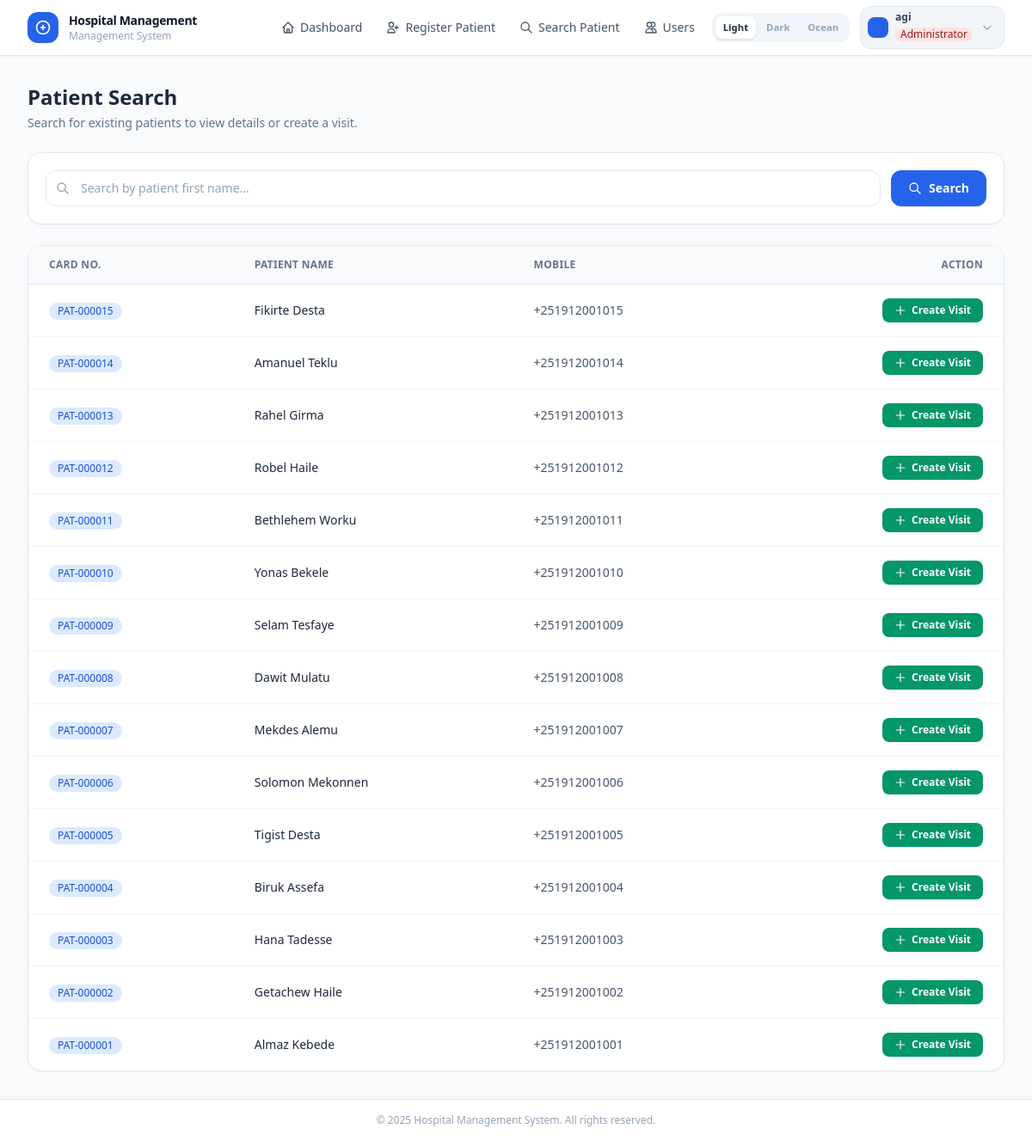
The page /patient-search/ (signed in) on the database its author committed.
### core/models.py (models this page shows, shortened)
class Patient(models.Model):
    class Sex(models.TextChoices):
        MALE = 'Male', 'Male'
        FEMALE = 'Female', 'Female'
        OTHER = 'Other', 'Other'
    card_number = models.CharField(max_length=20, unique=True, blank=True)
    first_name = models.CharField(max_length=50)
    middle_name = models.CharField(max_length=50, blank=True)
    last_name = models.CharField(max_length=50)
    sex = models.CharField(max_length=10, choices=Sex.choices)
    date_of_birth = models.DateField(null=True, blank=True)
    mobile = models.CharField(max_length=20)
    emergency_contact = models.CharField(max_length=20, blank=True)
    nationality = models.CharField(max_length=50, blank=True)
    region = models.CharField(max_length=50, blank=True)
    city = models.CharField(max_length=50, blank=True)
    subcity = models.CharField(max_length=50, blank=True)
    wereda = models.CharField(max_length=50, blank=True)
    house_no = models.CharField(max_length=20, blank=True)
    occupation = models.CharField(max_length=100, blank=True)
    education = models.CharField(max_length=100, blank=True)
    created_at = models.DateTimeField(auto_now_add=True)
    class Meta:
        ordering = ['-created_at']
        verbose_name = 'Patient'
        verbose_name_plural = 'Patients'
        indexes = [
            models.Index(fields=['last_name', 'first_name']),
            models.Index(fields=['card_number']),
        ]

### core/views.py (the view, shortened to what this page needs)
# urls.py: path('patient-search/', views.patient_search, name='patient_search'),
@hms_permission_required('core.view_patient')
def patient_search(request):
    query = request.GET.get('q', '').strip()
    patients = Patient.objects.all()
    paginator = Paginator(patients, 20)
    page_obj = paginator.get_page(request.GET.get('page'))
    return render(request, 'patient_search.html', {
        'patients': page_obj,
        'query': query,
        'total': patients.count(),
    })

### core/context_processors.py (called while the page is built)
def user_role(request):
    if not request.user.is_authenticated:
        return {'user_role_name': '', 'user_role_badge': '', 'user_role_desc': ''}
    group = request.user.groups.first()
    role_name = group.name if group else ('Administrator' if request.user.is_superuser else '')
    meta = ROLE_META.get(role_name, {'badge': 'bg-gray-100 text-gray-700', 'desc': ''})
    return {
        'user_role_name': role_name,
        'user_role_badge': meta['badge'],
        'user_role_desc': meta['desc'],
        'all_role_names': ROLE_NAMES,
    }

### core/templates/patient_search.html (shortened to what this page needs)
{% extends "base.html" %}
{% block content %}
<div class="mb-6">
    <h1 class="text-2xl font-bold text-slate-800 dark:text-slate-100">Patient Search</h1>
    <p class="text-slate-500 dark:text-slate-400 text-sm mt-1">Search for existing patients to view details or create a visit.</p>
</div>
<div class="bg-white dark:bg-slate-800 rounded-2xl border border-slate-200 dark:border-slate-700 shadow-sm p-5 mb-6">
    <form method="get" class="flex gap-3">
        <div class="relative flex-1">
            <input
                type="text"
                name="q"
                value="{{ query|default:'' }}"
                placeholder="Search by patient first name..."
                class="w-full pl-10 pr-4 py-2.5 text-sm bg-white dark:bg-slate-700 text-slate-800 dark:text-slate-100 placeholder-slate-400 dark:placeholder-slate-500 border border-slate-200 dark:border-slate-600 rounded-xl focus:outline-none focus:border-blue-400 dark:focus:border-blue-500 focus:ring-2 focus:ring-blue-100 dark:focus:ring-blue-900/40 transition-all"
            >
        </div>
        <button type="submit"
                class="px-5 py-2.5 bg-blue-600 text-white text-sm font-semibold rounded-xl hover:bg-blue-700 transition-colors shadow-sm flex items-center gap-2 whitespace-nowrap">
            <svg class="w-4 h-4" fill="none" stroke="currentColor" viewBox="0 0 24 24">
                <path stroke-linecap="round" stroke-linejoin="round" stroke-width="2"
                      d="M21 21l-6-6m2-5a7 7 0 11-14 0 7 7 0 0114 0z"/>
            </svg>
            Search
        </button>
    </form>
</div>
<div class="bg-white dark:bg-slate-800 rounded-2xl border border-slate-200 dark:border-slate-700 shadow-sm overflow-hidden">
    {% if patients %}
    <table class="w-full text-sm">
        <thead>
            <tr class="bg-slate-50 dark:bg-slate-700/50 border-b border-slate-200 dark:border-slate-700">
                <th class="text-left px-6 py-3.5 text-xs font-semibold text-slate-500 dark:text-slate-400 uppercase tracking-wide">Card No.</th>
                <th class="text-left px-6 py-3.5 text-xs font-semibold text-slate-500 dark:text-slate-400 uppercase tracking-wide">Patient Name</th>
                <th class="text-left px-6 py-3.5 text-xs font-semibold text-slate-500 dark:text-slate-400 uppercase tracking-wide">Mobile</th>
                <th class="text-right px-6 py-3.5 text-xs font-semibold text-slate-500 dark:text-slate-400 uppercase tracking-wide">Action</th>
            </tr>
        </thead>
        <tbody class="divide-y divide-slate-100 dark:divide-slate-700">
            {% for patient in patients %}
            <tr class="hover:bg-slate-50 dark:hover:bg-slate-700/40 transition-colors">
                <td class="px-6 py-4">
                    <span class="inline-flex items-center px-2.5 py-0.5 rounded-full text-xs font-medium bg-blue-100 dark:bg-blue-900/50 text-blue-700 dark:text-blue-300">
                        {{ patient.card_number }}
                    </span>
                </td>
                <td class="px-6 py-4 font-medium text-slate-800 dark:text-slate-200">
                    {{ patient.first_name }} {{ patient.last_name }}
                </td>
                <td class="px-6 py-4 text-slate-600 dark:text-slate-400">{{ patient.mobile }}</td>
                <td class="px-6 py-4 text-right">
                    <a href="/create-visit/{{ patient.id }}/"
                       class="inline-flex items-center gap-1.5 px-3.5 py-1.5 text-xs font-semibold text-white bg-emerald-600 rounded-lg hover:bg-emerald-700 transition-colors">
                        <svg class="w-3.5 h-3.5" fill="none" stroke="currentColor" viewBox="0 0 24 24">
                            <path stroke-linecap="round" stroke-linejoin="round" stroke-width="2" d="M12 4v16m8-8H4"/>
                        </svg>
                        Create Visit
                    </a>
                </td>
            </tr>
            {% endfor %}
        </tbody>
    </table>
    {% endif %}
</div>
{% endblock %}

### core/templates/base.html (shortened to what this page needs)
<!DOCTYPE html>
<html lang="en">
<head>
    <script src="https://cdn.tailwindcss.com"></script>
</head>
<body class="bg-slate-50 dark:bg-slate-900 min-h-screen flex flex-col antialiased text-slate-800 dark:text-slate-100 transition-colors duration-200">
    <header class="hms-nav bg-white dark:bg-slate-900 border-b border-slate-200 dark:border-slate-700 shadow-sm sticky top-0 z-20 transition-colors duration-200">
        <div class="max-w-7xl mx-auto px-4 sm:px-6 lg:px-8">
            <div class="flex items-center justify-between h-16">
                <a href="/" class="flex items-center gap-3 group">
                    <div class="ocean-logo-wrap w-9 h-9 bg-blue-600 group-hover:bg-blue-700 rounded-xl flex items-center justify-center shadow-sm transition-colors">
                        <svg class="w-5 h-5 text-white" fill="none" stroke="currentColor" viewBox="0 0 24 24">
                            <path stroke-linecap="round" stroke-linejoin="round" stroke-width="2"
                                  d="M12 9v3m0 0v3m0-3h3m-3 0H9m12 0a9 9 0 11-18 0 9 9 0 0118 0z"/>
                        </svg>
                    </div>
                    <div class="leading-tight">
                        <div class="ocean-brand-title text-slate-900 dark:text-slate-100 font-bold text-sm tracking-tight">Hospital Management</div>
                        <div class="ocean-brand-sub text-slate-400 dark:text-slate-500 text-xs">Management System</div>
                    </div>
                </a>
                <div class="flex items-center gap-2">
                    <nav class="hidden md:flex items-center gap-1">
                        <a href="{% url 'dashboard' %}"
                           class="ocean-nav-link flex items-center gap-1.5 px-3 py-2 text-sm font-medium text-slate-600 dark:text-slate-400 hover:text-blue-600 dark:hover:text-blue-400 hover:bg-blue-50 dark:hover:bg-slate-800 rounded-lg transition-colors">
                            <svg class="w-4 h-4" fill="none" stroke="currentColor" viewBox="0 0 24 24">
                                <path stroke-linecap="round" stroke-linejoin="round" stroke-width="2"
                                      d="M3 12l2-2m0 0l7-7 7 7M5 10v10a1 1 0 001 1h3m10-11l2 2m-2-2v10a1 1 0 01-1 1h-3m-6 0a1 1 0 001-1v-4a1 1 0 011-1h2a1 1 0 011 1v4a1 1 0 001 1m-6 0h6"/>
                            </svg>
                            Dashboard
                        </a>
                        {% if perms.core.add_patient %}
                        <a href="{% url 'register_patient' %}"
                           class="ocean-nav-link flex items-center gap-1.5 px-3 py-2 text-sm font-medium text-slate-600 dark:text-slate-400 hover:text-blue-600 dark:hover:text-blue-400 hover:bg-blue-50 dark:hover:bg-slate-800 rounded-lg transition-colors">
                            <svg class="w-4 h-4" fill="none" stroke="currentColor" viewBox="0 0 24 24">
                                <path stroke-linecap="round" stroke-linejoin="round" stroke-width="2"
                                      d="M18 9v3m0 0v3m0-3h3m-3 0h-3m-2-5a4 4 0 11-8 0 4 4 0 018 0zM3 20a6 6 0 0112 0v1H3v-1z"/>
                            </svg>
                            Register Patient
                        </a>
                        {% endif %}
                        {% if perms.core.view_patient %}
                        <a href="{% url 'patient_search' %}"
                           class="ocean-nav-link flex items-center gap-1.5 px-3 py-2 text-sm font-medium text-slate-600 dark:text-slate-400 hover:text-blue-600 dark:hover:text-blue-400 hover:bg-blue-50 dark:hover:bg-slate-800 rounded-lg transition-colors">
                            <svg class="w-4 h-4" fill="none" stroke="currentColor" viewBox="0 0 24 24">
                                <path stroke-linecap="round" stroke-linejoin="round" stroke-width="2"
                                      d="M21 21l-6-6m2-5a7 7 0 11-14 0 7 7 0 0114 0z"/>
                            </svg>
                            Search Patient
                        </a>
                        {% endif %}
                        {% if perms.core.manage_users %}
                        <a href="{% url 'user_list' %}"
                           class="ocean-nav-link flex items-center gap-1.5 px-3 py-2 text-sm font-medium text-slate-600 dark:text-slate-400 hover:text-blue-600 dark:hover:text-blue-400 hover:bg-blue-50 dark:hover:bg-slate-800 rounded-lg transition-colors">
                            <svg class="w-4 h-4" fill="none" stroke="currentColor" viewBox="0 0 24 24">
                                <path stroke-linecap="round" stroke-linejoin="round" stroke-width="2"
                                      d="M12 4.354a4 4 0 110 5.292M15 21H3v-1a6 6 0 0112 0v1zm0 0h6v-1a6 6 0 00-9-5.197M13 7a4 4 0 11-8 0 4 4 0 018 0z"/>
                            </svg>
                            Users
                        </a>
                        {% endif %}
                    </nav>
                    <div id="theme-toggle" aria-label="Switch theme">
                        <button data-theme-btn="light"  onclick="setTheme('light')"  title="Light theme">Light</button>
                        <button data-theme-btn="dark"   onclick="setTheme('dark')"   title="Dark theme">Dark</button>
                        <button data-theme-btn="ocean"  onclick="setTheme('ocean')"  title="Ocean theme">Ocean</button>
                    </div>
                    {% if user.is_authenticated %}
                    <div class="relative ml-1" id="user-menu-wrap">
                        <button id="user-menu-btn" onclick="toggleUserMenu()"
                                class="flex items-center gap-2 pl-2 pr-3 py-1.5 rounded-xl bg-slate-100 dark:bg-slate-800 hover:bg-slate-200 dark:hover:bg-slate-700 transition-colors border border-slate-200 dark:border-slate-700">
                            <div class="w-6 h-6 bg-blue-600 rounded-lg flex items-center justify-center shrink-0">
                            </div>
                            <div class="hidden sm:block text-left">
                                <p class="text-xs font-semibold text-slate-700 dark:text-slate-300 leading-none">{{ user.get_full_name|default:user.username }}</p>
                                {% if user_role_name %}
                                <p class="text-xs {{ user_role_badge }} px-1.5 rounded-full mt-0.5 inline-block leading-snug">{{ user_role_name }}</p>
                                {% endif %}
                            </div>
                            <svg class="w-3.5 h-3.5 text-slate-400 ml-0.5" fill="none" stroke="currentColor" viewBox="0 0 24 24">
                                <path stroke-linecap="round" stroke-linejoin="round" stroke-width="2" d="M19 9l-7 7-7-7"/>
                            </svg>
                        </button>
                    </div>
                    {% else %}
                    <a href="{% url 'login' %}"
                       class="px-4 py-2 rounded-xl bg-blue-600 hover:bg-blue-700 text-white text-sm font-semibold transition-colors">
                        Sign In
                    </a>
                    {% endif %}
                </div>
            </div>
        </div>
    </header>
    <main class="flex-1 max-w-7xl w-full mx-auto px-4 sm:px-6 lg:px-8 py-8">
        {% block content %}{% endblock %}
    </main>
    <footer class="hms-footer bg-white dark:bg-slate-900 border-t border-slate-200 dark:border-slate-700 mt-auto transition-colors duration-200">
        <div class="max-w-7xl mx-auto px-4 sm:px-6 lg:px-8 py-4">
            <p class="text-xs text-slate-400 dark:text-slate-600 text-center">
                &copy; 2025 Hospital Management System. All rights reserved.
            </p>
        </div>
    </footer>
</body>
</html>

### core/templates/base.html (style rules this page uses)
#theme-toggle { display: flex; align-items: center; gap: .2rem; padding: .25rem; background-color: #f1f5f9; border-radius: .75rem; }
[data-theme-btn] { padding: .3rem .55rem; border-radius: .5rem; font-size: .7rem; font-weight: 600; cursor: pointer; border: none; transition: all .15s; color: #94a3b8; background: transparent; letter-spacing: .01em; }
[data-theme-btn][data-active="true"] { background-color: #fff; color: #1e293b; box-shadow: 0 1px 3px rgba(0,0,0,.1); }

### rows shown on the page
Patient: card_number "PAT-000015", first_name "Fikirte", last_name "Desta", mobile "+251912001015"
Patient: card_number "PAT-000014", first_name "Amanuel", last_name "Teklu", mobile "+251912001014"
Patient: card_number "PAT-000013", first_name "Rahel", last_name "Girma", mobile "+251912001013"
Patient: card_number "PAT-000012", first_name "Robel", last_name "Haile", mobile "+251912001012"
Patient: card_number "PAT-000011", first_name "Bethlehem", last_name "Worku", mobile "+251912001011"
Patient: card_number "PAT-000010", first_name "Yonas", last_name "Bekele", mobile "+251912001010"
Patient: card_number "PAT-000009", first_name "Selam", last_name "Tesfaye", mobile "+251912001009"
Patient: card_number "PAT-000008", first_name "Dawit", last_name "Mulatu", mobile "+251912001008"
Patient: card_number "PAT-000007", first_name "Mekdes", last_name "Alemu", mobile "+251912001007"
Patient: card_number "PAT-000006", first_name "Solomon", last_name "Mekonnen", mobile "+251912001006"
Patient: card_number "PAT-000005", first_name "Tigist", last_name "Desta", mobile "+251912001005"
Patient: card_number "PAT-000004", first_name "Biruk", last_name "Assefa", mobile "+251912001004"
Patient: card_number "PAT-000003", first_name "Hana", last_name "Tadesse", mobile "+251912001003"
Patient: card_number "PAT-000002", first_name "Getachew", last_name "Haile", mobile "+251912001002"
Patient: card_number "PAT-000001", first_name "Almaz", last_name "Kebede", mobile "+251912001001"

### other values the page prints
{{ user.get_full_name|default:user.username }} "agi"
{{ user_role_name }} "Administrator"
